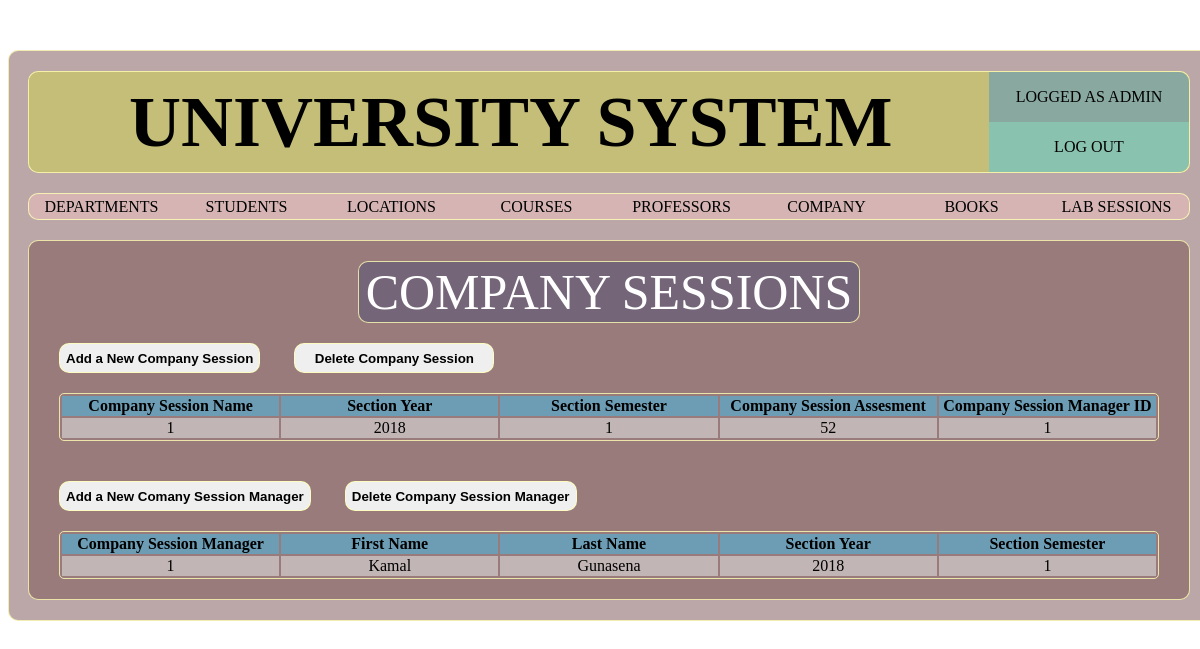
Page /pages/company_sessions.php (signed in) on the committed database.
### tables this page shows
CREATE TABLE `companysession` (
  `comSesName` varchar(100) NOT NULL,
  `sesYear` int(5) NOT NULL,
  `sesSem` int(5) NOT NULL,
  `comSesAssesment` varchar(50) NOT NULL,
  `comSesManager` varchar(20) NOT NULL
);

CREATE TABLE `company_sess_manager` (
  `empID` varchar(20) NOT NULL,
  `empFName` varchar(50) NOT NULL,
  `empLName` varchar(50) NOT NULL,
  `sesYear` int(5) DEFAULT NULL,
  `sesSem` int(5) DEFAULT NULL
);

### pages/company_sessions.php (the view, shortened to what this page needs)
<?php
require_once('layout/header.php');
?>
		<div class="container sub-page border-default">
			<div class="sub-page-box">
				<div class="container sub-page-title text-center border-default"> COMPANY SESSIONS </div>
			</div>
			<div class="sub-page-box">
                <div class="sub-page-box">
				    <button class="sub-page-btn border-default" onclick="show_div('hidden_div')"> Add a New Company Session </button>
                    <button name="delete_company_session" class="sub-page-btn border-default" onclick="show_div('hidden_delete_div')">Delete Company Session </button>
			     </div>
				<table class="container sub-page-table text-center">
					<tr>
                        <th>Company Session Name</th>
						<th>Section Year</th>
						<th>Section Semester</th>
                        <th>Company Session Assesment</th>
						<th>Company Session Manager ID</th>
					</tr>
					   <?php
                            require_once('../inc/config.php');
                            $query="SELECT * FROM companysession";
                    $userquery=mysqli_query($connection,$query);
                        if(mysqli_num_rows($userquery)>0){
                            while($row=mysqli_fetch_assoc($userquery)){
                                    echo "<tr><td>".$row['comSesName']."</td>";
                                    echo "<td>".$row['sesYear']."</td>";
                                    echo "<td>".$row['sesSem']."</td>";
                                    echo "<td>".$row['comSesAssesment']."</td>";
                                    echo "<td>".$row['comSesManager']."</td></tr>";
                                }
                            }
                        ?>
				</table>
			</div>
            <div class="sub-page-box">
                <div class="sub-page-box">
				    <button class="sub-page-btn border-default" onclick="show_div('hidden_div2')"> Add a New Comany Session Manager </button>
                    <button name="delete_company_session_manager" class="sub-page-btn border-default" onclick="show_div('hidden_delete_div2')">Delete Company Session Manager</button>
			     </div>
				<table class="container sub-page-table text-center">
					<tr>
                        <th>Company Session Manager</th>
						<th>First Name</th>
						<th>Last Name</th>
                        <th>Section Year</th>
						<th>Section Semester</th>
					</tr>
                        <?php
                            require_once('../inc/config.php');
                            $query="SELECT * FROM company_sess_manager";
                    $userquery=mysqli_query($connection,$query);
                        if(mysqli_num_rows($userquery)>0){
                            while($row=mysqli_fetch_assoc($userquery)){
                                    echo "<tr><td>".$row['empID']."</td>";
                                    echo "<td>".$row['empFName']."</td>";
                                    echo "<td>".$row['empLName']."</td>";
                                    echo "<td>".$row['sesYear']."</td>";
                                    echo "<td>".$row['sesSem']."</td></tr>";
                                }
                            }
                        ?>
				</table>
			</div>
		</div>
	</div>
</body>
</html>

### css/main.css (style rules this page uses)
body { background-image: url("../assets/uni-back.jpg"); background-attachment: fixed; }
.container { margin: 0px auto; }
.border-default { border: 1px solid rgba(255,255,180,0.8); border-radius: 10px; }
.text-center { text-align: center; }

### css/subpage.css (style rules this page uses)
.sub-page { display: block; margin-top: 20px; margin-bottom: 20px; width: 1160px; min-height: 300px; background-color: rgba(120,80,80,0.5); }
.sub-page-box { display: block; }
.sub-page-title { margin-top: 20px; width: 500px; min-height: 60px; line-height: 60px; font-size: 50px; color: white; background-color: rgba(80,80,120,0.5); }
.sub-page-btn { margin-top: 20px; margin-left: 30px; min-height:30px; min-width: 200px; font-weight: bold; }
.sub-page-table { margin-top: 20px; margin-bottom: 20px; width: 1100px; border: 1px solid rgba(255,255,180,0.8); border-radius: 5px; }
.sub-page-table th { background-color: rgba(80,180,220,0.6); min-height: 30px; }
.sub-page-table td { background-color: rgba(220,220,220,0.6); min-height: 30px; }

### pages/layout/header.php (style rules this page uses)
.sub-page-table th,td { width: 16.5%; }

### rows in the picture
companysession: comSesName "1", sesYear "2018", sesSem "1", comSesAssesment "52", comSesManager "1"
company_sess_manager: empID "1", empFName "Kamal", empLName "Gunasena", sesYear "2018", sesSem "1"
